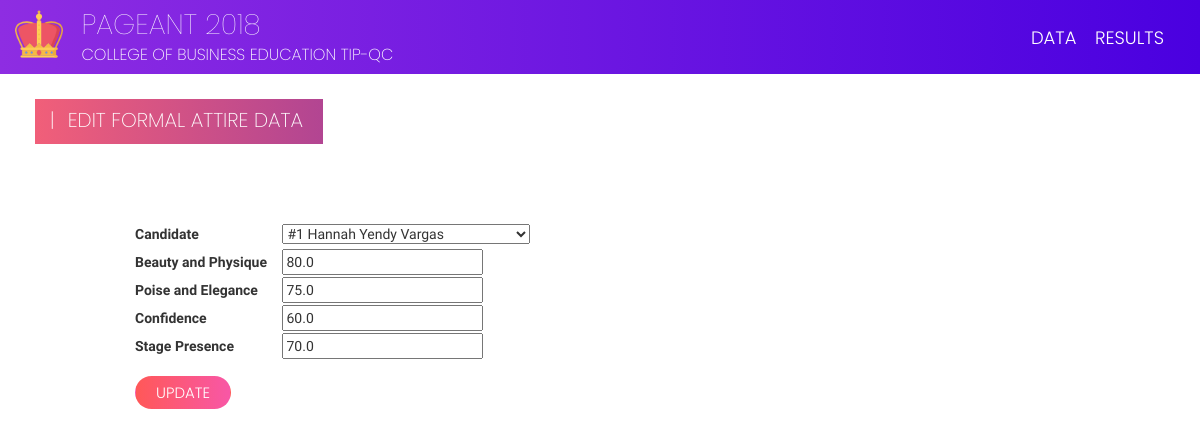
The app's page /candidates/formal_attire/5/edit/ (signed in) with its own data.
### candidates/models.py (models this page shows, shortened)
class FormalAttire(models.Model):
    candidate = models.ForeignKey(Candidate, on_delete=models.CASCADE)
    judge = models.ForeignKey(User, on_delete=models.CASCADE)
    beauty_and_physique = models.FloatField(validators=[MaxValueValidator(100), MinValueValidator(0)])
    poise_and_elegance = models.FloatField(validators=[MaxValueValidator(100), MinValueValidator(0)])
    confidence = models.FloatField(validators=[MaxValueValidator(100), MinValueValidator(0)])
    stage_presence = models.FloatField(validators=[MaxValueValidator(100), MinValueValidator(0)])
    total = models.FloatField(null=True)

### candidates/views.py (the view)
# urls.py: path('formal_attire/<int:pk>/edit/', views.formal_attire_edit, name='formal_attire_edit'),
@login_required(login_url='admin:login')
def formal_attire_edit(request, pk):
    formal_attire = get_object_or_404(FormalAttire, pk=pk)
    if request.method == "POST":
        form = FormalAttireForm(request.POST, instance=formal_attire)
        if form.is_valid():
            formal_attire = form.save(commit=False)
            formal_attire.judge = request.user
            formal_attire.total = float(
                formal_attire.beauty_and_physique / 100.0000 * 40 +
                formal_attire.poise_and_elegance / 100.0000 * 30 +
                formal_attire.confidence / 100.0000 * 20 +
                formal_attire.stage_presence / 100.0000 * 10)
            formal_attire.save()
            formal_attire_compute_total(request.POST['candidate'])
            return redirect('candidates:formal_attire_list')
    else:
        form = FormalAttireForm(instance=formal_attire)
        return render(request, 'candidates/formal_attire_edit.html', {'form': form})

### candidates/forms.py
class FormalAttireForm(forms.ModelForm):
    class Meta:
        model = FormalAttire
        fields = ('candidate', 'beauty_and_physique', 'poise_and_elegance', 'confidence', 'stage_presence')

### candidates/models.py (called while the page is built)
    def __str__(self):
        return "#" + str(self.idx) + " " +  self.first_name + " " + self.last_name

### candidates/templates/candidates/formal_attire_edit.html (shortened to what this page needs)
{% extends 'add.html' %}
{% load static %}
{% block form %}
<link href="{% static 'css/add.css' %}" rel="stylesheet"/>
<div class="page-label-box">
    <h2 class="page-label">|<span style="padding-right: 8px;">  </span>Edit Formal Attire Data</h2>
</div>
<div id="frm-container" style="margin-left: 10vw; margin-top: 10vh;">
    <form method="POST" class="frm post-form">{% csrf_token %}
        <div class="fieldWrapper form-candidate">
            <label style="width: 12vw;" class="form-label" for="{{ form.candidate.id_for_label }}">Candidate</label>
            {{ form.candidate }}
        </div>
        <div class="fieldWrapper form-input-text">
            <label style="width: 12vw;" class="form-label" for="{{ form.beauty_and_physique.id_for_label }}">Beauty and
                Physique</label>
            {{ form.beauty_and_physique }}
        </div>
        <div class="fieldWrapper form-input-text">
            <label style="width: 12vw;" class="form-label" for="{{ form.poise_and_elegance.id_for_label }}">Poise and
                Elegance</label>
            {{ form.poise_and_elegance }}
        </div>
        <div class="fieldWrapper form-input-text">
            <label style="width: 12vw;" class="form-label" for="{{ form.confidence.id_for_label }}">Confidence</label>
            {{ form.confidence }}
        </div>
        <div class="fieldWrapper form-input-text">
            <label style="width: 12vw;" class="form-label" for="{{ form.stage_presence.id_for_label }}">Stage
                Presence</label>
            {{ form.stage_presence }}
        </div>
        <button type="submit" class="save btn btn-x" style="border-radius: 20px; padding: 5px 20px 5px 20px; color: white; margin-left: 0; background: #f857a6; background: -webkit-linear-gradient(to right, #ff5858, #f857a6); background: linear-gradient(to right, #ff5858, #f857a6);">
            Update
        </button>
    </form>
</div>
{% endblock %}

### staticfiles/css/base.css (style rules this page uses)
p, td, a, .btn-x { font-family: "Raleway", -apple-system, BlinkMacSystemFont, "Segoe UI", Roboto, "Helvetica Neue", Arial, sans-serif; font-weight: 300; }
.btn-x { text-transform: uppercase; border-radius: 0; }
h1, h2, h3, h4, h5, h6 { font-weight: 200; font-family: "Poppins", -apple-system, BlinkMacSystemFont, "Segoe UI", Roboto, "Helvetica Neue", Arial, sans-serif; }
.page-label { text-transform: uppercase; padding-left: 15px; margin-top: 10px; padding-right: 20px; font-size: 20px; font-weight: 200; color: white; }
.page-label-box { background: #B24592; background: -webkit-linear-gradient(to right, #F15F79, #B24592); background: linear-gradient(to right, #F15F79, #B24592); display: inline-block; margin-left: 20px; height: 45px; margin-top: 25px; }
body { font-family: "Raleway", -apple-system, BlinkMacSystemFont, "Segoe UI", Roboto, "Helvetica Neue", Arial, sans-serif; font-weight: 400; }
.btn-x { margin-top: 15px; margin-left: -15px; font-family: "Poppins", -apple-system, BlinkMacSystemFont, "Segoe UI", Roboto, "Helvetica Neue", Arial, sans-serif; font-weight: 300; font-size: 15px; padding-top: 8px; }

### staticfiles/css/add.css (style rules this page uses)
#frm-container { margin-left: 10vw; }

### candidates/templates/candidates/formal_attire_edit.html (style rules this page uses)
* { font-weight: 500; }

### records on screen
FormalAttire: candidate "#1 Hannah Yendy Vargas", beauty_and_physique "80.0", poise_and_elegance "75.0", confidence "60.0", stage_presence "70.0"
